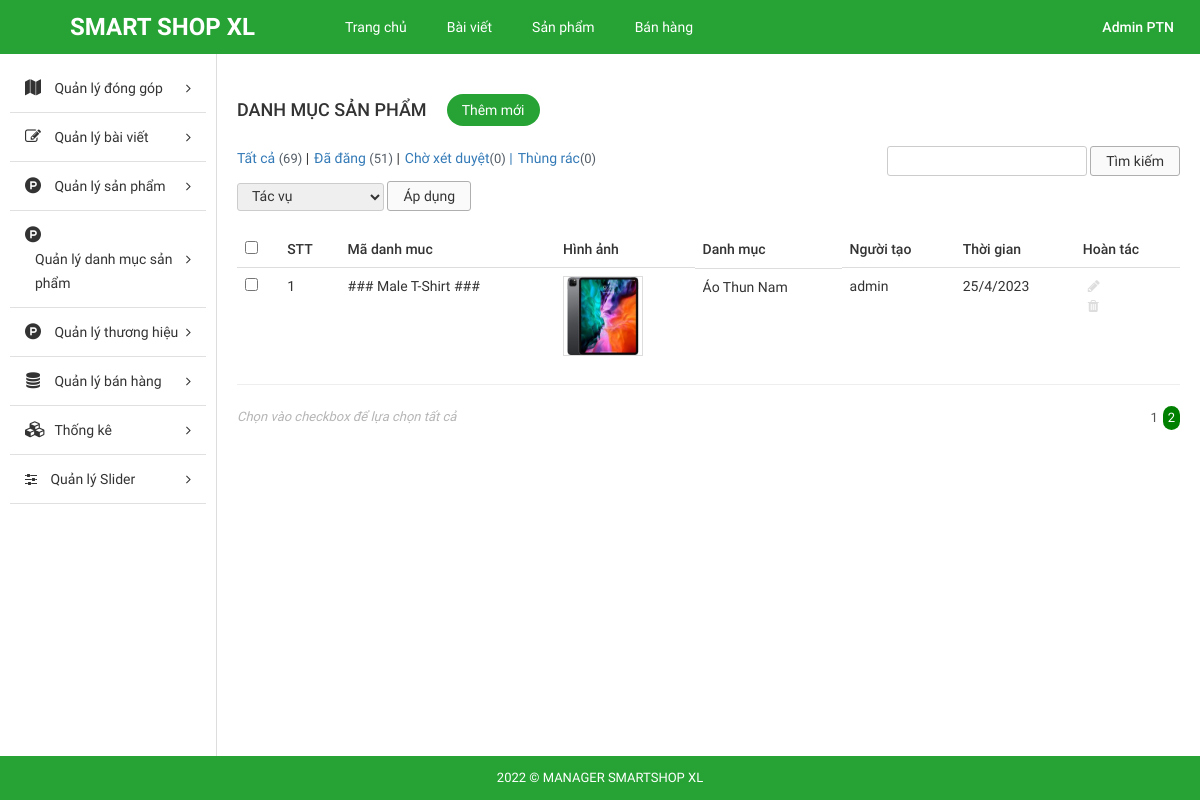
The page /Source_code/admin/index.php?modules=categorys&controllers=index&action=list&page=2 (signed in) on the database as committed earlier.
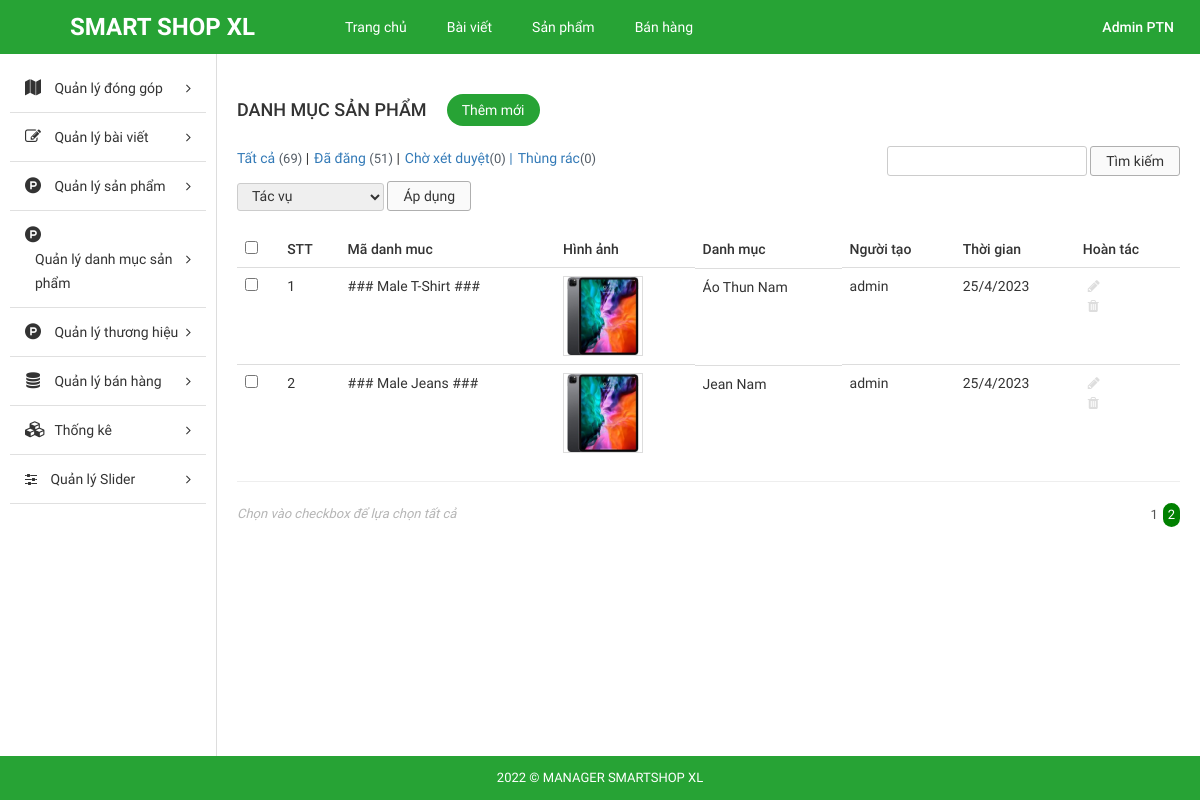
The same page on the database as committed later.
### tables this page shows
CREATE TABLE `tbl_category` (
  `id` int NOT NULL AUTO_INCREMENT,
  `name` varchar(255) NOT NULL,
  `code` varchar(255) NOT NULL,
  `image` varchar(255) NOT NULL,
  `description` text NOT NULL,
  `create_date` varchar(255) NOT NULL,
  `user` varchar(255) NOT NULL,
  PRIMARY KEY (`id`)
);

### Source_code/admin/libraries/database.php (called while the page is built, shortened)
<?php
function db_query($query_string) {
    global $conn;
    $result = mysqli_query($conn, $query_string);
    return $result;
}
function db_fetch_array($query_string) {
    $result = array();
    $mysqli_result = db_query($query_string);
    while ($row = mysqli_fetch_assoc($mysqli_result)) {
        $result[] = $row;
    }
    return $result;
}

### Source_code/admin/modules/categorys/models/indexModel.php (called while the page is built, shortened)
<?php
function getAll() {
	return db_fetch_array("SELECT * FROM `tbl_category`");
}

### Source_code/admin/modules/categorys/controllers/indexController.php (called while the page is built, shortened)
<?php
function listAction() {
	$data_tmp = getAll();
	if(!empty($_GET['page'])){
		$page = $_GET['page'];
	}else{
		$page =1;
	}
	$numProduct = count($data_tmp);
	$productOnPage = 5;
	$num = ceil($numProduct/$productOnPage);
	$start = ($page - 1) * $productOnPage;
	$res =[];
	for ($i=$start; $i < $start+$productOnPage; $i++) {
		if(isset($data_tmp[$i]))
        $res[] = $data_tmp[$i];
	};
	$data = [$res, $num, $page];
	load_view('list',$data);
}

### Source_code/admin/core/router.php (called while the page is built, shortened)
<?php
$action_name = get_action().'Action';
call_function(array('construct', $action_name));

### Source_code/admin/core/appload.php (called while the page is built, shortened)
<?php
require CONFIGPATH . DIRECTORY_SEPARATOR . 'database.php';
require LIBPATH . DIRECTORY_SEPARATOR . 'database.php';
require COREPATH . DIRECTORY_SEPARATOR . 'base.php';
require COREPATH . DIRECTORY_SEPARATOR . 'router.php';

### Source_code/admin/index.php (called while the page is built, shortened)
<?php
require COREPATH.DIRECTORY_SEPARATOR.'appload.php';

### Source_code/admin/modules/categorys/views/listView.php (the view, shortened to what the changed rows need)
<?php get_header(); ?>
<div id="main-content-wp" class="list-product-page">
    <div class="wrap clearfix">
        <?php get_sidebar(); ?>
        <div id="content" class="fl-right">
            <div class="section" id="title-page">
                <div class="clearfix">
                    <h3 id="index" class="fl-left">Danh Mục Sản Phẩm</h3>
                    <a href="?modules=categorys&controllers=index&action=add" title="" id="add-new" class="fl-left">Thêm mới</a>
                </div>
            </div>
            <div class="section" id="detail-page">
                <div class="section-detail">
                    <div class="filter-wp clearfix">
                        <ul class="post-status fl-left">
                            <li class="all"><a href="">Tất cả <span class="count">(69)</span></a> |</li>
                            <li class="publish"><a href="">Đã đăng <span class="count">(51)</span></a> |</li>
                            <li class="pending"><a href="">Chờ xét duyệt<span class="count">(0)</span> |</a></li>
                            <li class="pending"><a href="">Thùng rác<span class="count">(0)</span></a></li>
                        </ul>
                        <form method="GET" class="form-s fl-right">
                            <input type="text" name="s" id="s">
                            <input type="submit" name="sm_s" value="Tìm kiếm">
                        </form>
                    </div>
                    <div class="actions">
                        <form method="GET" action="" class="form-actions">
                            <select name="actions">
                                <option value="0">Tác vụ</option>
                            </select>
                            <input type="submit" name="sm_action" value="Áp dụng">
                        </form>
                    </div>
                    <div class="table-responsive">
                        <table class="table list-table-wp">
                            <thead>
                                <tr>
                                    <td><input type="checkbox" name="checkAll" id="checkAll"></td>
                                    <td><span class="thead-text">STT</span></td>
                                    <td><span class="thead-text">Mã danh muc</span></td>
                                    <td><span class="thead-text">Hình ảnh</span></td>
                                    <td><span class="thead-text">Danh mục</span></td>
                                    <td><span class="thead-text">Người tạo</span></td>
                                    <td><span class="thead-text">Thời gian</span></td>
                                    <td><span class="thead-text">Hoàn tác</span></td>
                                </tr>
                            </thead>
                            <tbody>
                                <?php $i=0; if(!empty($data['0'])) foreach ($data['0'] as $key => $value) { $i++;?>
                                <tr>
                                    <td><input type="checkbox" name="checkItem" class="checkItem"></td>
                                    <td><span class="tbody-text"><?php echo $i; ?></h3></span>
                                    <td><span class="tbody-text"><?php echo $value['code']; ?></h3></span>
                                    <td>
                                        <div class="tbody-thumb">
                                            <img src="<?php echo $value['image']; ?>" alt="">
                                        </div>
                                    </td>
                                    <td class="clearfix">
                                        <div class="tb-title fl-left">
                                            <h3><?php echo $value['name']; ?></h3>
                                        </div>
                                    </td>
                                    <td><span class="tbody-text"><?php echo $value['user']; ?></span></td>
                                    <td><span class="tbody-text"><?php echo $value['create_date']; ?></span></td>
                                    <td>
                                        <ul class="list-operation ">
                                            <li><a href="?modules=categorys&contollers=index&action=edit&id=<?php echo $value['id']; ?>" title="Sửa" class="edit"><i class="fa fa-pencil" aria-hidden="true"></i></a></li>
                                            <li><a href="?modules=categorys&contollers=index&action=delete&id=<?php echo $value['id']; ?>" title="Xóa" class="delete"><i class="fa fa-trash" aria-hidden="true"></i></a></li>
                                        </ul>
                                    </td>
                                </tr>
                                <?php }; ?>
                            </tbody>
                        </table>
                        <hr>
                    </div>
                </div>
            </div>
            <div class="section" id="paging-wp">
                <div class="section-detail clearfix">
                    <p id="desc" class="fl-left">Chọn vào checkbox để lựa chọn tất cả</p>
                    <ul id="list-paging" class="fl-right">
                        <?php for ($i=1; $i <= $data['1'] ; $i++) { ?>
                        <li>
                            <a <?php if($i == $data['2']) echo 'style="background-color: green;color:white; border-radius:300px;"';  ?>  href="?modules=categorys&controllers=index&action=list&page=<?php echo $i; ?>" title=""><?php echo $i; ?></a>
                        </li>
                        <?php }; ?>
                    </ul>
                </div>
            </div>
        </div>
    </div>
</div>
<?php get_footer(); ?>

### Source_code/admin/core/base.php (shortened to what the changed rows need)
<?php
function get_module() {
    global $config;
    $module = isset($_GET['modules']) ? $_GET['modules'] : $config['default_module'];
    return $module;
}
function call_function($list_function = array()) {
    if (is_array($list_function)) {
        foreach ($list_function as $f) {
            if (function_exists($f())) {
                $f();
            }
        }
    }
}
function load_view($name, $data_send = array()) {
    $data = $data_send;
    $path = MODULESPATH . DIRECTORY_SEPARATOR . get_module() . DIRECTORY_SEPARATOR . 'views' . DIRECTORY_SEPARATOR . $name . 'View.php';
    if (file_exists($path)) {
        require $path;
    } else {
        echo "Không tìm thấy {$path}";
    }
}
function get_header($name = '') {
    if (empty($name)) {
        $name = 'header';
    } else {
        $name = "header-{$name}";
    }
    $path = LAYOUTPATH . DIRECTORY_SEPARATOR . $name . '.php';
    if (file_exists($path)) {
        require $path;
    } else {
        echo "Không tìm thấy {$path}";
    }
}
function get_footer($name = '') {
    if (empty($name)) {
        $name = 'footer';
    } else {
        $name = "footer-{$name}";
    }
    $path = LAYOUTPATH . DIRECTORY_SEPARATOR . $name . '.php';
    if (file_exists($path)) {
        require $path;
    } else {
        echo "Không tìm thấy {$path}";
    }
}
function get_sidebar($name = '') {
    if (empty($name)) {
        $name = 'sidebar';
    } else {
        $name = "sidebar-{$name}";
    }
    $path = LAYOUTPATH . DIRECTORY_SEPARATOR . $name . '.php';
    if (file_exists($path)) {
        require $path;
    } else {
        echo "Không tìm thấy {$path}";
    }
}
?>

### Source_code/admin/layout/header.php (shortened to what the changed rows need)
<!DOCTYPE html>
<html>
    <head>
        <link href="public/css/bootstrap/bootstrap.min.css" rel="stylesheet" type="text/css"/>
        <link href="public/css/bootstrap/bootstrap-theme.min.css" rel="stylesheet" type="text/css"/>
        <link href="public/reset.css" rel="stylesheet" type="text/css"/>
        <link href="public/css/font-awesome/css/font-awesome.min.css" rel="stylesheet" type="text/css"/>
        <link href="public/style.css" rel="stylesheet" type="text/css"/>
        <link href="public/responsive.css" rel="stylesheet" type="text/css"/>
    </head>
    <body>
        <div id="site">
            <div id="container">
                <div id="header-wp">
                    <div class="wp-inner clearfix">
                        <a href="?modules=home" title="" id="logo" class="fl-left">SMART SHOP XL</a>
                        <ul id="main-menu" class="fl-left">
                            <li>
                                <a href="?modules=home" title="">Trang chủ</a>
                            </li>
                            <li>
                                <a href="?page=list_post" title="">Bài viết</a>
                            </li>
                            <li>
                                <a href="?modules=products&controllers=index&action=list" title="">Sản phẩm</a>
                            </li>
                            <li>
                                <a href="" title="">Bán hàng</a>
                            </li>
                        </ul>
                        <div id="dropdown-user" class="dropdown dropdown-extended fl-right">
                            <button class="dropdown-toggle clearfix" type="button"  data-toggle="dropdown" aria-haspopup="true" aria-expanded="true">
                            <h3 id="account" class="fl-right"><?php echo $_SESSION['fullname'];?></h3>
                            </button>
                        </div>
                    </div>
                </div>

### Source_code/admin/layout/sidebar.php (shortened to what the changed rows need)
<div id="sidebar" class="fl-left">
    <ul id="sidebar-menu">
       <li class="nav-item">
            <a href="" title="" class="nav-link nav-toggle">
                <span class="fa fa-map icon"></span>
                <span class="title">Quản lý đóng góp</span>
            </a>
        </li>
        <li class="nav-item">
            <a href="" title="" class="nav-link nav-toggle">
                <span class="fa fa-pencil-square-o icon"></span>
                <span class="title">Quản lý bài viết</span>
            </a>
        </li>
        <li class="nav-item">
            <a href="" title="" class="nav-link nav-toggle">
                <span class="fa fa-product-hunt icon"></span>
                <span class="title">Quản lý sản phẩm</span>
            </a>
        </li>
        <li class="nav-item">
            <a href="" title="" class="nav-link nav-toggle">
                <span class="fa fa-product-hunt icon"></span>
                <span class="title">Quản lý danh mục sản phẩm</span>
            </a>
        </li>
            <li class="nav-item">
            <a href="" title="" class="nav-link nav-toggle">
                <span class="fa fa-product-hunt icon"></span>
                <span class="title">Quản lý thương hiệu</span>
            </a>
        </li>
        <li class="nav-item">
            <a href="" title="" class="nav-link nav-toggle">
                <span class="fa fa-database icon"></span>
                <span class="title">Quản lý bán hàng</span>
            </a>
        </li>
        <li class="nav-item">
            <a href="#" title="" class="nav-link nav-toggle">
                <span class="fa fa-cubes icon"></span>
                <span class="title">Thống kê</span>
            </a>
        </li>
        <li class="nav-item">
            <a href="#" title="" class="nav-link nav-toggle">
                <i class="fa fa-sliders" aria-hidden="true"></i>
                <span class="title">Quản lý Slider</span>
            </a>
        </li>
    </ul>
</div>

### Source_code/admin/layout/footer.php
<div id="footer-wp">
    <div class="wp-inner">
        <p id="copyright">2022 © MANAGER SMARTSHOP XL</p>
    </div>
</div>
</div>
</div>
</body>
</html>

Rows that differ between the two databases and show on the page:
added tbl_category: code "### Male Jeans ###", image (picture), name "Jean Nam", user "admin", create_date "25/4/2023"
